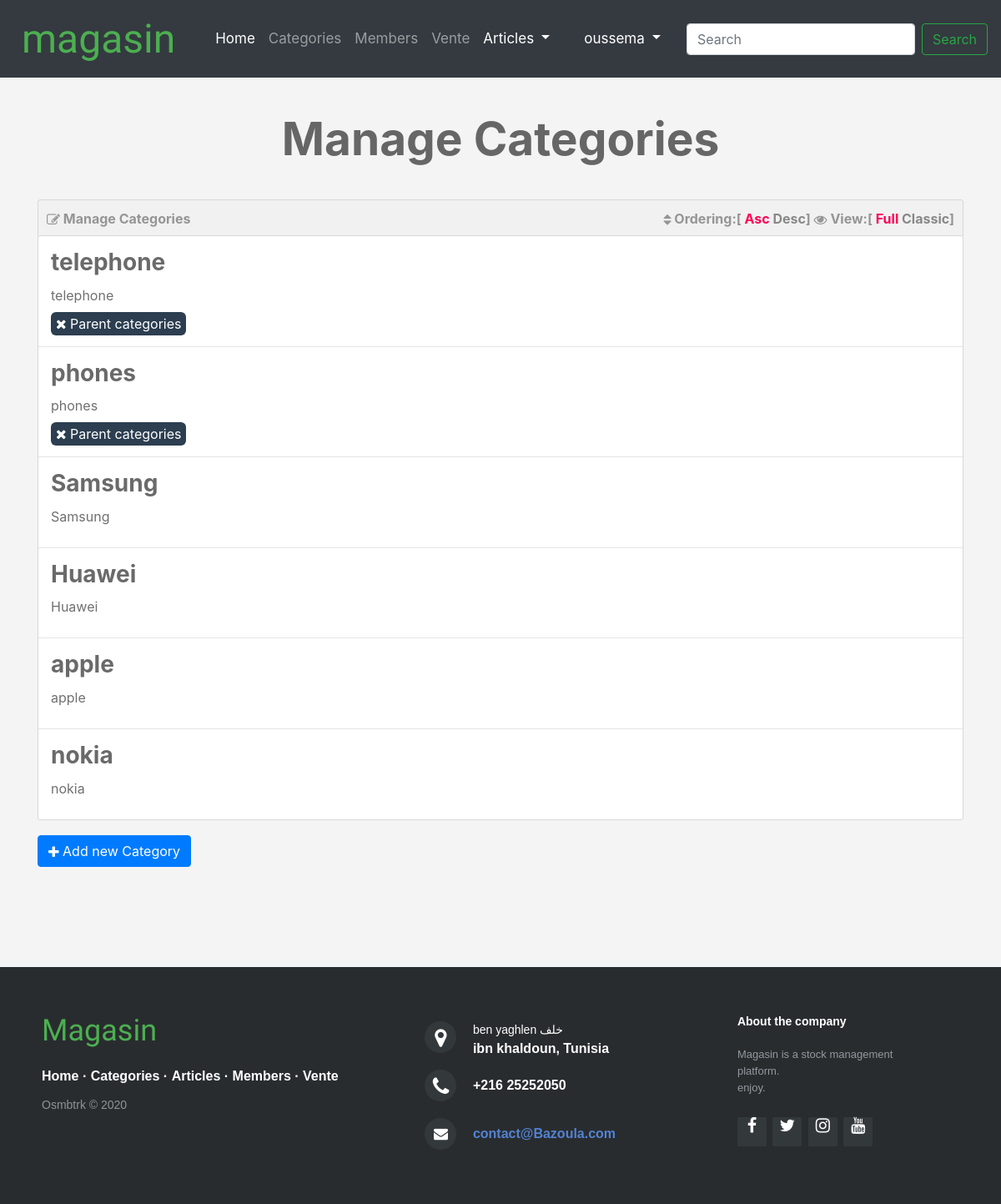
Screenshot of /admin/categories.php (signed in) with the database file from the repository.
### tables this page shows
CREATE TABLE `categories` (
  `id` int(11) NOT NULL,
  `catname` varchar(255) NOT NULL,
  `parentID` int(11) NOT NULL
);

### admin/categories.php (the view, shortened to what this page needs)
<?php
if (isset($_SESSION['username'])){
    include 'C:\xampp\htdocs\27club\include\tpl\navbar.php';
    include 'C:\xampp\htdocs\27club\admin\conn.php';
    $do=isset($_GET['do']) ?$_GET['do'] : 'Manage';
    if($do=='Manage'){
        $sort='ASC';
        $stmt2=$con->prepare("SELECT * FROM categories ORDER BY parentID $sort");
        $stmt2->execute();
        $cats=$stmt2->fetchAll(); ?>
        <h1 class="text-center">Manage Categories</h1>
        <div class="container categories">
            <div class="panel panel-default">
                <div class="panel-heading"><i class='fa fa-edit'></i> Manage Categories
                    <div class="option pull-right">
                        <i class='fa fa-sort'></i> Ordering:[
                        <a class="<?php if($sort== 'ASC'){echo 'active';} ?>" href="?sort=ASC">Asc</a>
                        <a class="<?php if($sort== 'DESC'){echo 'active';} ?>" href="?sort=DESC">Desc</a>]
                        <i class='fa fa-eye'></i> View:[
                        <span class='active' data-view='full'>Full</span>
                        <span data-view='classic'>Classic</span>]
                    </div>
                </div>
                <div class="panel-body">
                    <?php
                        foreach($cats as $cat){
                            echo '<div class="cat">';
                                echo "<h3>".$cat['catname'].'</h3>';
                                echo "<div class='full-view'>";
                                    echo "<p>"; if($cat['catname']==''){echo 'category without img';}else{echo $cat['catname'];} echo'</p>';
                                    if($cat['parentID']==0){echo'<span class="commenting"><i class="fa fa-close"></i> Parent categories</span>';}
                                echo "</div>";
                            echo '</div>';
                            echo '<hr>';
                        }
                    ?>
                </div>
            </div>
            <a class="add-category btn btn-primary" href="categories.php?do=Add"><i class='fa fa-plus'></i> Add new Category</a>
        </div>
    <?php
    }
}else{
    header('location:accueil.php');
    exit();
}
?>

### admin/css/stylefooter.css (style rules this page uses)
body { margin: 0; padding: 0; }
footer { bottom: 0; }
.footer-distributed { background-color: #292c2f; box-shadow: 0 1px 1px 0 rgba(0, 0, 0, 0.12); box-sizing: border-box; width: 100%; text-align: left; font: bold 16px sans-serif; padding: 55px 50px; margin-top: 120px; }
.footer-distributed .footer-left, .footer-distributed .footer-center, .footer-distributed .footer-right { display: inline-block; vertical-align: top; }
.footer-distributed .footer-left { width: 40%; }
.footer-distributed h3 { color: #4CAF50; font: normal 36px 'Cookie', cursive; margin: 0; }
.footer-distributed .footer-links { color: #ffffff; margin: 20px 0 12px; padding: 0; }
.footer-distributed .footer-links a { display:inline-block; line-height: 1.8; text-decoration: none; color: inherit; }
.footer-distributed .footer-company-name { color: #8f9296; font-size: 14px; font-weight: normal; margin: 0; }
.footer-distributed .footer-center { width: 35%; }
.footer-distributed .footer-center i { background-color: #33383b; color: #ffffff; font-size: 25px; width: 38px; height: 38px; border-radius: 50%; text-align: center; line-height: 42px; margin: 10px 15px; vertical-align: middle; }
.footer-distributed .footer-center i.fa-envelope { font-size: 17px; line-height: 38px; }
.footer-distributed .footer-center p { display: inline-block; color: #ffffff; vertical-align: middle; margin:0; }
.footer-distributed .footer-center p span { display:block; font-weight: normal; font-size:14px; line-height:2; }
.footer-distributed .footer-center p a { color: #5383d3; text-decoration: none;; }
.footer-distributed .footer-right { width: 20%; }
.footer-distributed .footer-company-about { line-height: 20px; color: #92999f; font-size: 13px; font-weight: normal; margin: 0; }
.footer-distributed .footer-company-about span { display: block; color: #ffffff; font-size: 14px; font-weight: bold; margin-bottom: 20px; }
.footer-distributed .footer-icons { margin-top: 25px; }
.footer-distributed .footer-icons a { display: inline-block; width: 35px; height: 35px; cursor: pointer; background-color: #33383b; border-radius: 2px; font-size: 20px; color: #ffffff; text-align: center; line-height: 35px; margin-right: 3px; margin-bottom: 5px; }

### admin/css/backend.css (style rules this page uses)
body { background-color: #f4f4f4; }
h1 { font-size: 55px; margin: 40px 0; font-weight: bold; color:#666; }
.panel-heading { background-color: rgb(241, 241, 241); padding: 10px; border-radius: 3px; border:0.5pt solid #d8d7d7 ; }
.panel-body { background-color: #FFF; padding: 10px; border-radius: 3px; border:0.5pt solid #d8d7d7 ; position: relative; top:-3; }
i.fa.fa-plus { position: relative; top: 1; }
.categories .panel-heading { color: #959595; font-weight: bold; }
.categories .panel-heading i { position: relative; top:1px; }
.categories .panel-body { padding: 0; }
.categories .option a { color: #888; text-decoration: none; }
.categories .option span { color: #888; cursor: pointer; }
.categories .option .active { color: #f05; }
.categories hr { margin-top: 0; margin-bottom: 0; }
.categories .cat { padding: 15px; position: relative; overflow: hidden; }
.categories .cat h3 { margin: 0; cursor: pointer; font-weight: bold; color: #6A6A6A; }
.categories .cat .full-view p { margin: 10px 0; color: #707070; }
.categories .cat .commenting { background-color:#2c3e50 ; color: #FFF; padding: 4px 6px; margin-right: 6px; border-radius: 6px; }
.categories .add-category { margin-top: 15px; }

### rows the page displays
categories: catname "telephone", parentID 0 (drawn)
categories: catname "phones", parentID 0 (drawn)
categories: catname "Samsung"
categories: catname "Huawei"
categories: catname "apple"
categories: catname "nokia"
